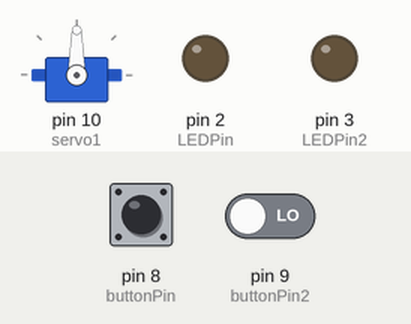
Recording of a sketch running on a simulated Arduino Uno, built with avr-gcc and run on an emulated ATmega328P. Shown: servo, output pins drawn as LEDs (lit = HIGH). The inputs (shaded band) are chosen by the test bench; at power-on: pin 8 (buttonPin) LOW, pin 9 (buttonPin2) LOW. At 2.9 s the program stops and its outputs stay as they are.

Above: at 1.2 s.
1.3 s: pin 8 (buttonPin) pulled HIGH for 0.15 s
At 1.7 s:
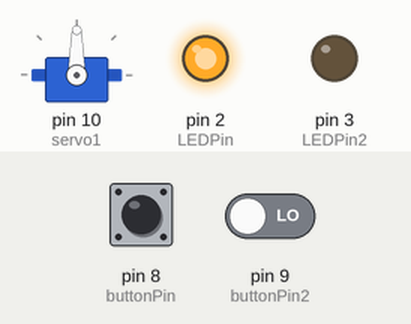
2.9 s: pin 8 (buttonPin) driven HIGH and pin 9 (buttonPin2) driven HIGH
At 4.1 s:
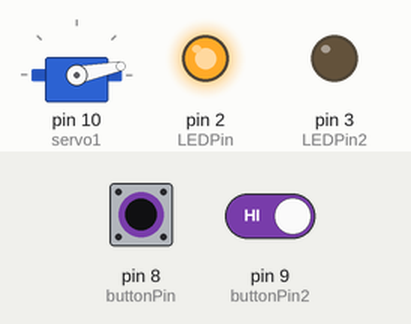
Timing chart, 0 to 4.4 s (numbered marks = the images above; inputs shaded):
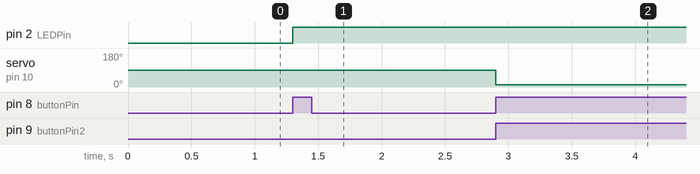

The sketch:

Prototipo_2.ino
```cpp
#include <Servo.h>

Servo servo1;

int LEDState=0;
int LEDPin=2;
int buttonPin=8;
int buttonNew;
int buttonOld=0;
int dt=100;

int LEDPin2=3;
int buttonPin2=9;
int buttonRead;
int angle =1;

void setup() {
  // put your setup code here, to run once:
pinMode(LEDPin, OUTPUT);
pinMode(LEDPin2, OUTPUT);
pinMode(buttonPin, INPUT);
pinMode(buttonPin2, INPUT);

servo1.attach(10);
}

void loop() {
  // put your main code here, to run repeatedly:
buttonNew=digitalRead(buttonPin);
buttonRead=digitalRead(buttonPin2);
if(buttonOld==0 && buttonNew==1){
  digitalWrite(LEDPin, HIGH);
  if(buttonRead==HIGH){
    if(angle <= 180){
    angle = angle + 10;
    do{
      servo1.write(angle);
    }while(angle <= 180);
  }
  if(angle >= 180){
    angle = angle - 10;
    do{
      servo1.write(angle);
    }while(angle >=180);
  }
}
  }else{

  }
  buttonOld=buttonNew;
delay(dt);
}
```

Measured:
- after the input at 1.3 s, pin 2 (LEDPin): LOW → HIGH at once
- after the input at 2.9 s, servo on pin 10 (servo1): 90° → 11° at once
